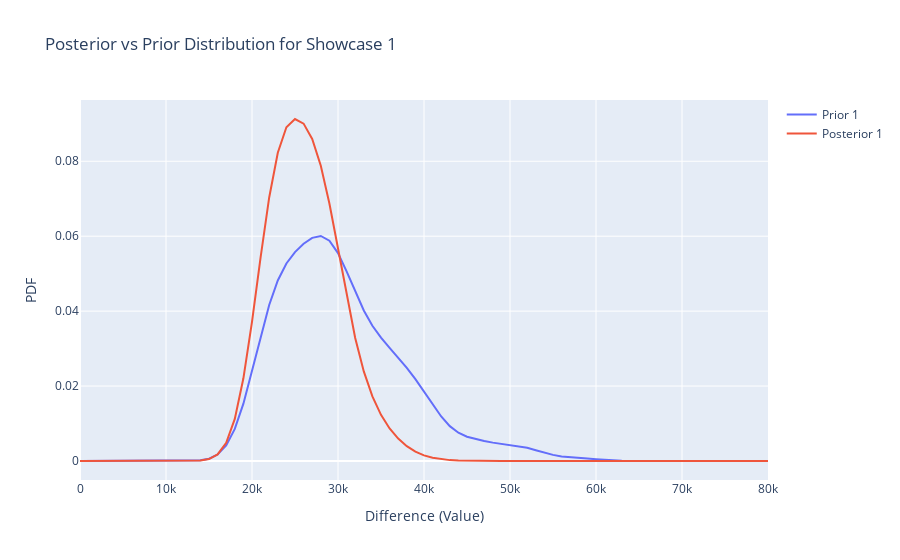

The notebook cell saved with this chart:
### Code cell
fig = go.Figure()

fig.add_trace(
    go.Line(
        x=prior1.index,
        y=prior1['probs'],
        name='Prior 1'
    )
)

fig.add_trace(
    go.Line(
        x=df_posterior1.index,
        y=df_posterior1['probs'],
        name='Posterior 1'
    )
)


fig.update_layout(
    xaxis_title='Difference (Value)',
    yaxis_title='PDF',
    title='Posterior vs Prior Distribution for Showcase 1'
)

fig.show()
